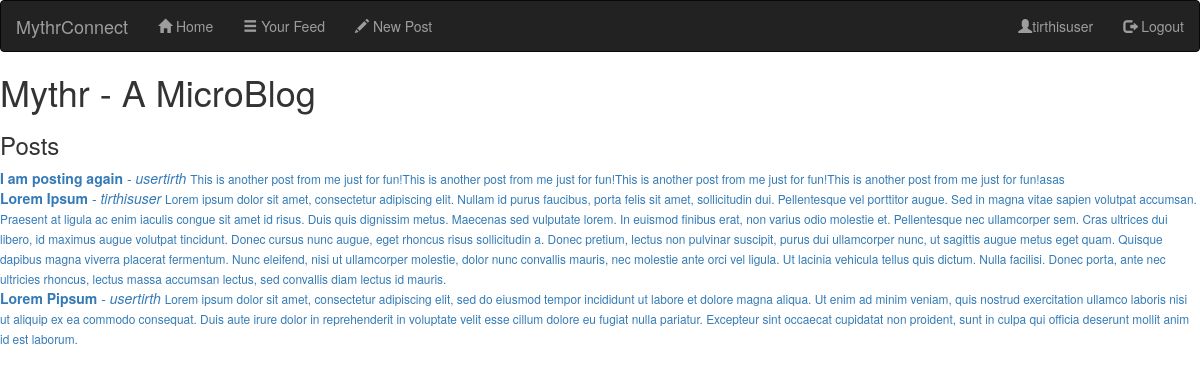
Page /blog/home/ (signed in) on the committed database.
### blog/models.py (models this page shows, shortened)
class Post(models.Model):
    id = models.AutoField(primary_key=True)
    title = models.CharField(max_length=140, null=False)
    author = models.ForeignKey(User, on_delete=models.CASCADE, related_name='posts')
    content = models.TextField()
    date_posted = models.DateTimeField(default=timezone.now)

### blog/views.py (the view)
# urls.py: path('', RedirectView.as_view(url='home/')),
@login_required(login_url='/blog/accounts/login/')
def home(request):
    user = request.user
    title = 'Home Page'
    posts = list(Post.objects.all())
    context = {
        'user': user,
        'title': title,
        'posts': posts
    }
    return render(request, 'home.html', context=context)

### blog/templates/home.html
{% extends "layout.html" %}
{% block content %}
    <h1>
        Mythr - A MicroBlog
    </h1>
    <div>
        <h3>
            Posts
        </h3>
        {% for post in posts %}
        <div>
            <a href="/blog/post/{{ post.id }}"><h7>
                <b>{{ post.title }}</b> - <em>{{ post.author }}</em>
            </h7>
            <small>
                {{ post.content }}
            </small>
            </a>
        </div>
        {% endfor %}
    </div>
{% endblock %}

### blog/templates/layout.html (shortened to what this page needs)
{% load static %}
<!DOCTYPE html>
<html lang="en">
<head>
    <link rel="stylesheet" href="https://maxcdn.bootstrapcdn.com/bootstrap/3.4.0/css/bootstrap.min.css">
</head>
<body>
<nav class="navbar navbar-inverse">
    <div class="container-fluid">
        <div class="navbar-header">
            <a class="navbar-brand" href="{% url 'blog-home' %}">MythrConnect</a>
        </div>
        <ul class="nav navbar-nav">
            <li><a href="{% url 'blog-home' %}"><span class="glyphicon glyphicon-home"></span> Home</a></li>
            <li><a href="{% url 'blog-feed' %}"><span class="glyphicon glyphicon-menu-hamburger"></span> Your Feed</a></li>
            <li><a href="{% url 'blog-post-new' %}"><span class="glyphicon glyphicon-pencil"></span> New Post</a></li>
        </ul>
        <ul class="nav navbar-nav navbar-right">
            {% if request.user.is_authenticated %}
                <li><a href="{% url 'blog-accounts-profile' id=request.user.id %}"><span class="glyphicon glyphicon-user"></span>{{ request.user.username }}</a></li>
                <li><a href="{% url 'blog-accounts-logout' %}"><span class="glyphicon glyphicon-log-out"></span> Logout</a></li>
            {% else %}
                <li><a href="{% url 'blog-accounts-login' %}"><span class="glyphicon glyphicon-log-in"></span> Login</a></li>
                <li><a href="{% url 'blog-accounts-register' %}"><span class="glyphicon glyphicon-user"></span> Register</a></li>
            {% endif %}
        </ul>
    </div>
</nav>
{% block content %}
{% endblock %}
</body>
</html>

### rows in the picture
Post: title "I am posting again", author "usertirth", content "This is another post from me just for fun!This is another post from me just for fun!This is another post from me just for fun!This is another post from me just for fun!asas"
Post: title "Lorem Ipsum", author "tirthisuser", content "Lorem ipsum dolor sit amet, consectetur adipiscing elit. Nullam id purus faucibus, porta felis sit amet, sollicitudin dui. Pellentesque vel porttitor augue. Sed in magna vitae sapien volutpat accumsan. Praesent at ligula ac enim iaculis congue sit amet id risus. Duis quis dignissim metus. Maecenas sed vulputate lorem. In euismod finibus erat, non varius odio molestie et. Pellentesque nec ullamcorper sem. Cras ultrices dui libero, id maximus augue volutpat tincidunt. Donec cursus nunc augue, eget rhoncus risus sollicitudin a. Donec pretium, lectus non pulvinar suscipit, purus dui ullamcorper nunc, ut sagittis augue metus eget quam. Quisque dapibus magna viverra placerat fermentum. Nunc…"
Post: title "Lorem Pipsum", author "usertirth", content "Lorem ipsum dolor sit amet, consectetur adipiscing elit, sed do eiusmod tempor incididunt ut labore et dolore magna aliqua. Ut enim ad minim veniam, quis nostrud exercitation ullamco laboris nisi ut aliquip ex ea commodo consequat. Duis aute irure dolor in reprehenderit in voluptate velit esse cillum dolore eu fugiat nulla pariatur. Excepteur sint occaecat cupidatat non proident, sunt in culpa qui officia deserunt mollit anim id est laborum."

### other values in the picture
{{ request.user.username }} "tirthisuser"
